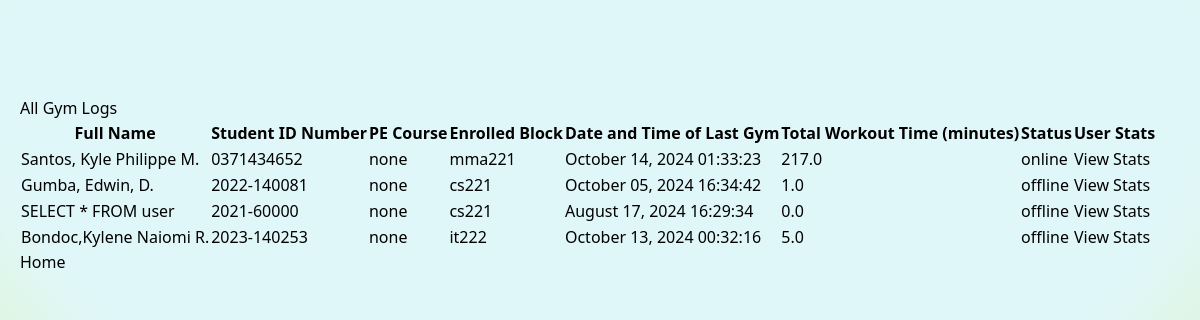
The app's page /gym_info, older data.
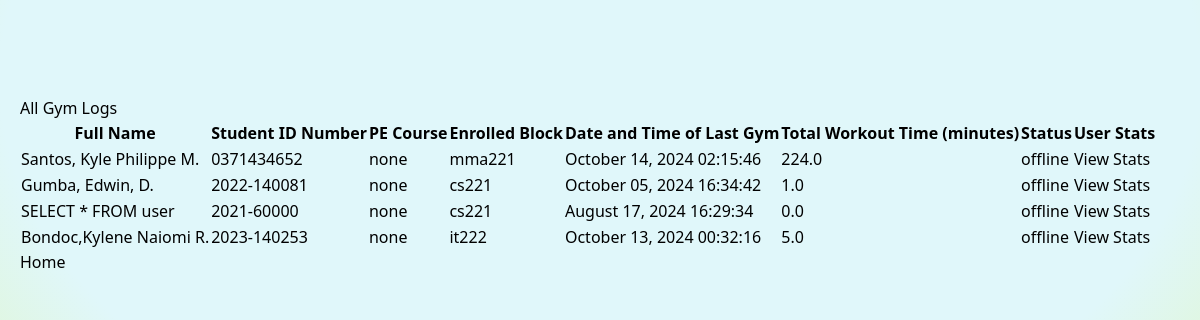
The same page, newer data.
### main.py (models this page shows)
class StudentData(db.Model):
    id = db.Column(db.Integer, primary_key=True)
    full_name = db.Column(db.String(100), nullable=False)
    student_id = db.Column(db.String(15), nullable=False, unique=True)
    pe_course = db.Column(db.String(10), nullable=False)
    enrolled_block = db.Column(db.String(10), nullable=False)
    rfid = db.Column(db.String(50), nullable=False, unique=True)
    status = db.Column(db.String(10), nullable=False, default='offline')  # online or offline
    last_gym = db.Column(db.DateTime, nullable=True)  # DateTime of last gym session end
    total_workout_time = db.Column(db.Float, nullable=False, default=0.0)  # Total workout time in minutes
    last_login = db.Column(db.DateTime, nullable=True)  # DateTime of last gym session start
    completed_sessions = db.Column(db.Integer, nullable=False, default=0)  # Number of completed gym sessions

### main.py (the view)
@app.route('/gym_info')
def gym_info():
    all_logs = StudentData.query.all()
    for log in all_logs:
        if log.last_gym:
            log.last_gym = log.last_gym.strftime("%B %d, %Y %H:%M:%S")
    return render_template('gym_info.html', all_logs=all_logs)

### templates/gym_info.html (shortened to what this page needs)
{% extends 'layouts/base.html' %}
{% block content %}
    <h1>All Gym Logs</h1>
    <table>
        <thead>
            <tr>
                <th>Full Name</th>
                <th>Student ID Number</th>
                <th>PE Course</th>
                <th>Enrolled Block</th>
                <th>Date and Time of Last Gym </th>
                <th>Total Workout Time (minutes)</th>
                <th>Status</th>
                <th>User Stats</th>
            </tr>
        </thead>
        <tbody>
            {% for log in all_logs %}
            <tr>
                <td>{{ log.full_name }}</td>
                <td>{{ log.student_id }}</td>
                <td>{{ log.pe_course }}</td>
                <td>{{ log.enrolled_block }}</td>
                <td>{{ log.last_gym }}</td>
                <td>{{ log.total_workout_time | round }}</td>
                <td>{{ log.status }}</td>
                <td><a href = "/individual_stats/{{log.student_id}}">View Stats</a></td>
            </tr>
            {% endfor %}
        </tbody>
    </table>
{% endblock %}

Row changes from the older to the newer data that the page shows:
changed StudentData "Santos, Kyle Philippe M.": last_gym "October 14, 2024 01:33:23" → "October 14, 2024 02:15:46"; total_workout_time "217.0" → "224.0"; status "online" → "offline"
